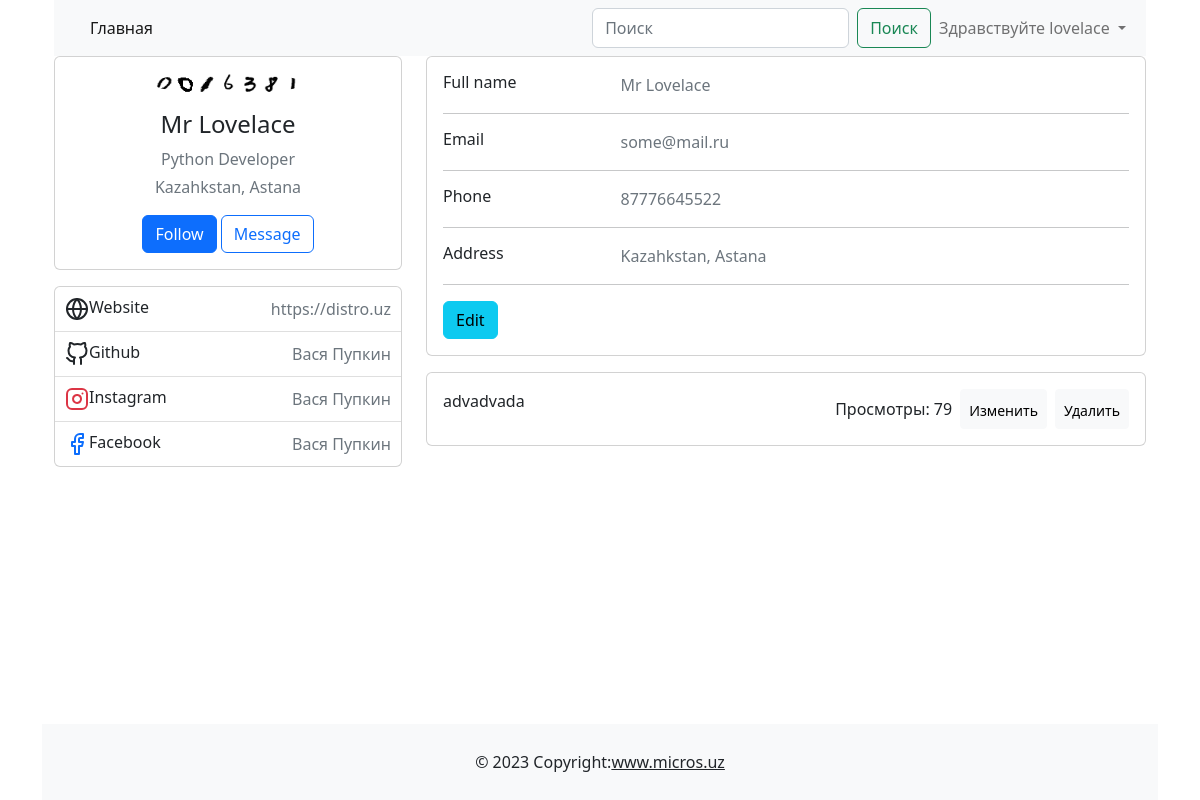
Before: /users/profile/1 (signed in) with the older database file.
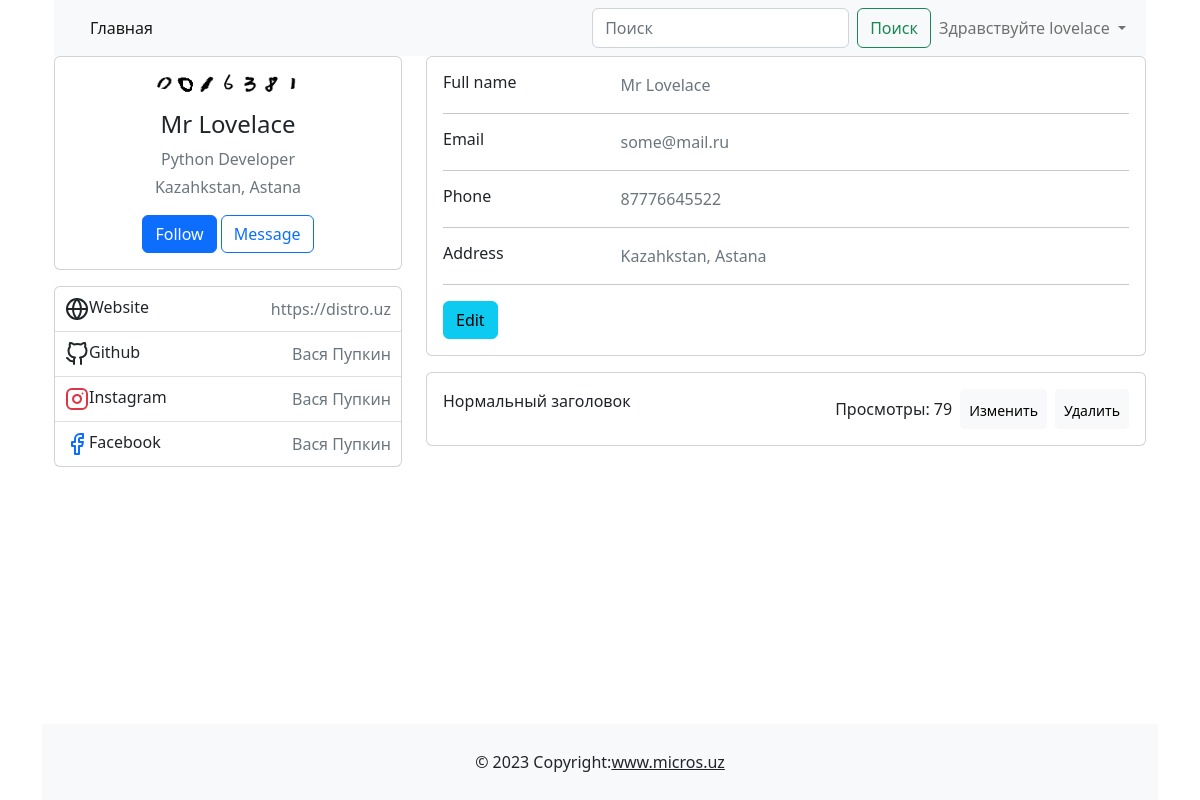
After: the same page with the newer database file.
### main/models.py (models this page shows, shortened)
class Post(models.Model):
    title = models.CharField(max_length=255, unique=True)
    slug = models.SlugField(max_length=255, unique=True)
    photo = models.ImageField(upload_to='photo/%y/%m/%d', blank=True, null=True)
    author = models.ForeignKey(CustomUser, on_delete=models.CASCADE, related_name='author_posts')
    category = models.ForeignKey('Category', on_delete=models.CASCADE, related_name='posts')
    content = models.TextField()
    created_at = models.DateTimeField(auto_now_add=True)
    updated_at = models.DateTimeField(auto_now=True)
    available = models.BooleanField(default=True)
    class Meta:
        ordering = ['-created_at']
        verbose_name = 'Post'
        verbose_name_plural = 'Posts'
    def get_absolute_url(self):
        return reverse("main:detail_page", kwargs={"post_slug": self.slug})

### users/views.py (the view)
# urls.py: path('profile/<int:pk>', views.ProfileView.as_view(), name='profile'),
class ProfileView(LoginRequiredMixin, DetailView):
    template_name= 'users/profile.html'
    model = get_user_model()
    def get_context_data(self, **kwargs):
        context = super().get_context_data(**kwargs)
        context["posts_by_author"] = Post.objects.filter(author=self.request.user)
        return context

### users/models.py (called while the page is built)
    def __str__(self):
        return self.username

    def get_absolute_url(self):
        return reverse("users:profile", kwargs={"pk": self.id})

### users/templates/users/profile.html (shortened to what the changed rows need)
{% extends "base.html" %}
        {% block content %}
          <div class="container">
              <div class="main-body">
                <div class="row gutters-sm">
                  <div class="col-md-8">
                       {% for post in posts_by_author %}
                          <div class="card p-3 mb-2" onclick="window.location.href='{{ post.get_absolute_url }}'" style="cursor: pointer;">
                              <div class="d-flex justify-content-between">
                                  <div class="card-text">{{ post.title }}</div>
                                  <div class="d-flex justify-content-between align-items-center">
                                    <div class="pe-2">Просмотры: 79</div>
                                    <div class="d-flex gap-2">
                                        <a href="{% url "main:update_post" post.slug %}" class="btn btn-light btn-sm">
                                             Изменить
                                        </a>
                                        <a href="{% url "main:delete_post" post.id %}" class="btn btn-light btn-sm">
                                             Удалить
                                        </a>
                                    </div>
                                </div>
                              </div>
                          </div>
                       {% endfor %}
                  </div>
                </div>
              </div>
          </div>
        {% endblock content %}

Changed rows visible on the page:
changed Post: title "advadvada" → "Нормальный заголовок"
